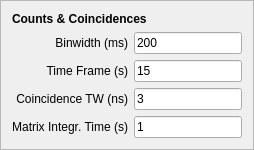
           <widget class="QFrame" name="frame_3">
            <property name="frameShape">
             <enum>QFrame::StyledPanel</enum>
            </property>
            <property name="frameShadow">
             <enum>QFrame::Raised</enum>
            </property>
            <layout class="QGridLayout" name="gridLayout_3">
             <item row="3" column="0">
              <widget class="QLabel" name="label_11">
               <property name="text">
                <string>Coincidence TW (ns)</string>
               </property>
               <property name="alignment">
                <set>Qt::AlignRight|Qt::AlignTrailing|Qt::AlignVCenter</set>
               </property>
              </widget>
             </item>
             <item row="1" column="0">
              <widget class="QLabel" name="label_7">
               <property name="text">
                <string>Binwidth (ms)</string>
               </property>
               <property name="alignment">
                <set>Qt::AlignRight|Qt::AlignTrailing|Qt::AlignVCenter</set>
               </property>
              </widget>
             </item>
             <item row="3" column="1">
              <widget class="QLineEdit" name="LineEditCoinTimeWindow">
               <property name="text">
                <string>3</string>
               </property>
              </widget>
             </item>
             <item row="2" column="0">
              <widget class="QLabel" name="label_49">
               <property name="font">
                <font>
                 <strikeout>false</strikeout>
                </font>
               </property>
               <property name="text">
                <string>Time Frame (s)</string>
               </property>
               <property name="alignment">
                <set>Qt::AlignRight|Qt::AlignTrailing|Qt::AlignVCenter</set>
               </property>
              </widget>
             </item>
             <item row="2" column="1">
              <widget class="QLineEdit" name="LineEditCountsTimeFrame">
               <property name="text">
                <string>15</string>
               </property>
              </widget>
             </item>
             <item row="1" column="1">
              <widget class="QLineEdit" name="LineEditCountsBinwidth">
               <property name="text">
                <string>200</string>
               </property>
              </widget>
             </item>
             <item row="0" column="0" colspan="2">
              <widget class="QLabel" name="label_6">
               <property name="font">
                <font>
                 <weight>75</weight>
                 <bold>true</bold>
                </font>
               </property>
               <property name="text">
                <string>Counts &amp; Coincidences</string>
               </property>
              </widget>
             </item>
             <item row="4" column="0">
              <widget class="QLabel" name="label_54">
               <property name="text">
                <string>Matrix Integr. Time (s)</string>
               </property>
               <property name="alignment">
                <set>Qt::AlignRight|Qt::AlignTrailing|Qt::AlignVCenter</set>
               </property>
              </widget>
             </item>
             <item row="4" column="1">
              <widget class="QLineEdit" name="LineEditMatrixIntTime">
               <property name="text">
                <string>1</string>
               </property>
              </widget>
             </item>
            </layout>
           </widget>
